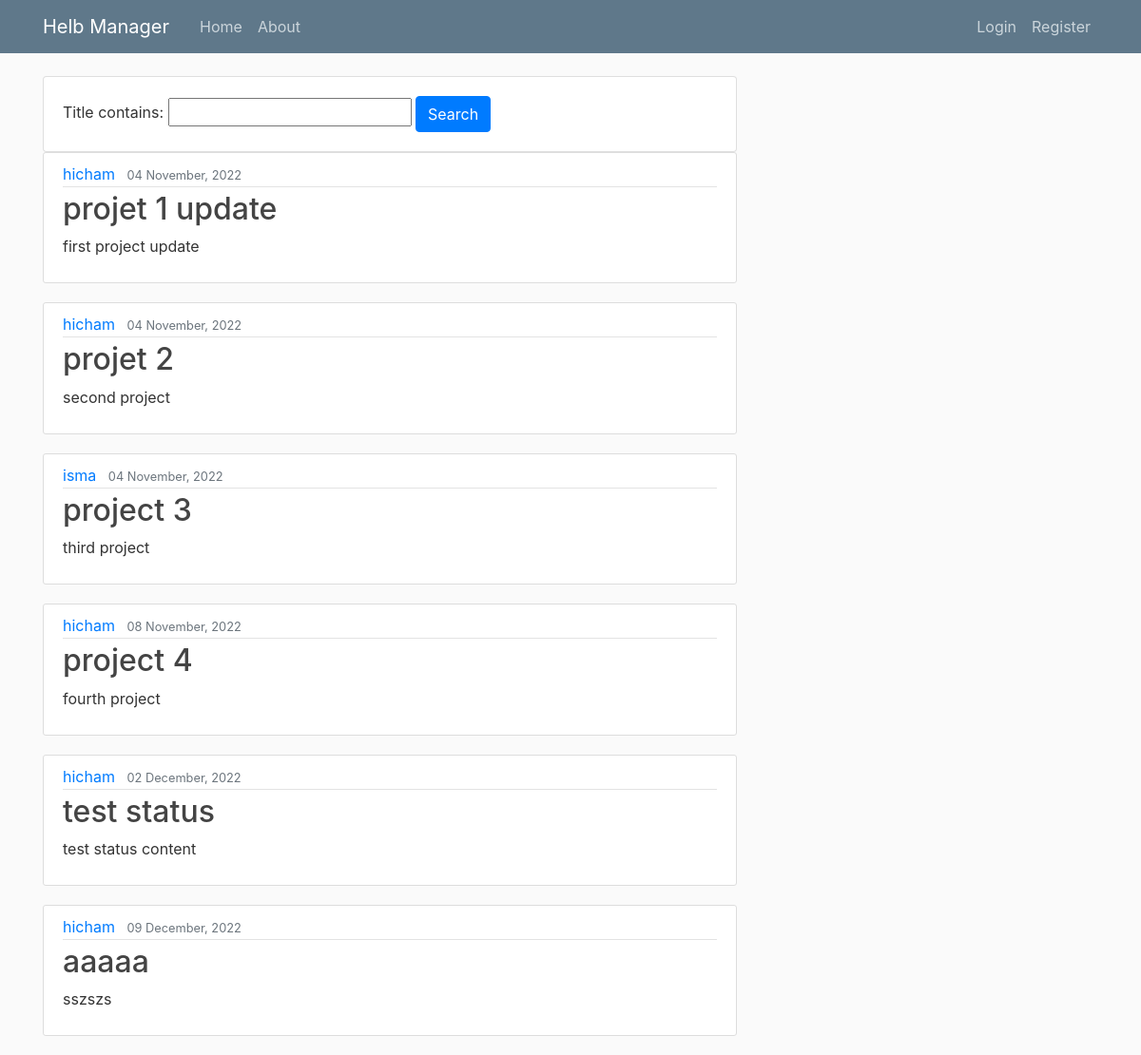
The page / on the database its author committed.
### manager_app/models.py (models this page shows, shortened)
class Project(models.Model): #creation de la table projet dans la bd
    title = models.CharField(max_length=100) #titre de taille limité
    content = models.TextField()
    status = models.CharField(max_length=100)
    collaborators = models.CharField(max_length=100)
    date_posted = models.DateTimeField(default=timezone.now)
    author = models.ForeignKey(User, on_delete=models.CASCADE ) #user par defaut, une entree dans la table users

### manager_app/views.py (the view)
# urls.py: 2. Add a URL to urlpatterns:  path('', views.home, name='home')
def home(request):
    projects = Project.objects.all()
    filters = Filter(request.GET, queryset=projects)
    projects = filters.qs
    context = {
        'projects': projects,
        'filters': filters,
        'title': 'Home Page'
    }
    return render(request, 'manager_app/home.html', context)

### manager_app/templates/manager_app/home.html
{% extends "manager_app/base.html" %}
{% block content %}
<div class="row">
    <div class="col">
        <div class="card card-body">
            <form method="get">
                {{filters.form}}
                <button class="btn btn-primary" type="submit">Search</button>
            </form>
        </div>
    </div>
</div>
{% for project in filters.qs %}
    {% if user.username in project.collaborators or user == project.author %}
    <article class="media content-section">
      <div class="media-body">
        <div class="article-metadata">
          <a class="mr-2" href="#">{{ project.author }}</a>
          <small class="text-muted">{{ project.date_posted|date:"d F, Y" }}</small>
        </div>
        <h2><a class="article-title" href="{% url 'project-detail' project.id %}">{{ project.title }}</a></h2>
        <p class="article-content">{{ project.content }}</p>
      </div>
    </article>
    {% endif %}
{% endfor %}
{% endblock content %}

### manager_app/static/manager_app/main.css (style rules this page uses)
body { background: #fafafa; color: #333333; margin-top: 5rem; }
h1, h2, h3, h4, h5, h6 { color: #444444; }
.content-section { background: #ffffff; padding: 10px 20px; border: 1px solid #dddddd; border-radius: 3px; margin-bottom: 20px; }
.article-title { color: #444444; }
.article-content { white-space: pre-line; }
.article-metadata { padding-bottom: 1px; margin-bottom: 4px; border-bottom: 1px solid #e3e3e3 }

### rows shown on the page
Project: author "hicham", date_posted "04 November, 2022", title "projet 1 update", content "first project update"
Project: author "hicham", date_posted "04 November, 2022", title "projet 2", content "second project"
Project: author "isma", date_posted "04 November, 2022", title "project 3", content "third project"
Project: author "hicham", date_posted "08 November, 2022", title "project 4", content "fourth project"
Project: author "hicham", date_posted "02 December, 2022", title "test status", content "test status content"
Project: author "hicham", date_posted "09 December, 2022", title "aaaaa", content "sszszs"
